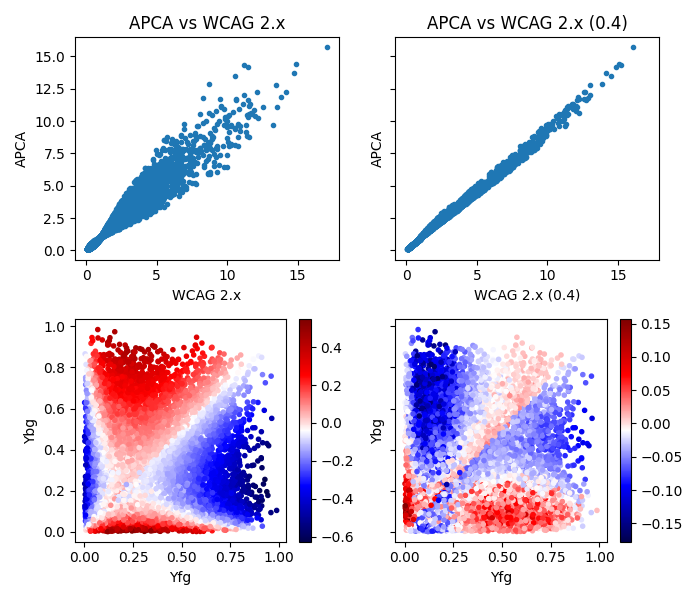

Write the Python code that produced this figure.
import math

from matplotlib import pyplot as plt
import numpy as np


def wcag_y(color):
	c = color / 255
	c = np.where(c < 0.04045, c / 12.92, ((c + 0.055) / 1.055) ** 2.4)
	return 0.2126 * c[:, 0] + 0.7152 * c[:, 1] + 0.0722 * c[:, 2]


def wcag_contrast(yfg, ybg, ambient=0.05):
	c = (ybg + ambient) / (yfg + ambient)

	y0 = ambient
	y1 = 1 + ambient
	return c ** math.log(21, y1 / y0)


def apca_y(color):
	c = color / 255
	c **= 2.4
	y = 0.2126729 * c[:, 0] + 0.7151522 * c[:, 1] + 0.0721750 * c[:, 2]
	y += np.where(y < 0.022, 0.022 - y, 0) ** 1.414
	return y


def apca_contrast(yfg, ybg):
	_yfg = yfg ** np.where(ybg > yfg, 0.57, 0.62)
	_ybg = ybg ** np.where(ybg > yfg, 0.56, 0.65)
	c = _ybg - _yfg
	c = np.exp(c)

	y0 = math.exp((0.022 ** 1.414) ** 0.6)
	y1 = math.exp(1)
	return c ** math.log(21, y1 / y0)


if __name__ == '__main__':
	fig, axes = plt.subplots(2, 2, sharex='row', sharey='row', figsize=(6, 6))

	options = {
		'marker': '.',
		'cmap': 'seismic',
	}

	size = 10_000
	fg = np.random.randint(0, 256, size=(size, 3))
	bg = np.random.randint(0, 256, size=(size, 3))

	apca_yfg = apca_y(fg)
	apca_ybg = apca_y(bg)
	apca = apca_contrast(apca_yfg, apca_ybg)

	wcag_yfg = wcag_y(fg)
	wcag_ybg = wcag_y(bg)
	wcag = wcag_contrast(wcag_yfg, wcag_ybg)
	wcag4 = wcag_contrast(wcag_yfg, wcag_ybg, 0.4)

	axes[0][0].set_title('APCA vs WCAG 2.x')

	axes[0][0].scatter(wcag, apca, **options)
	axes[0][0].set_xlabel('WCAG 2.x')
	axes[0][0].set_ylabel('APCA')

	axes[1][0].scatter(wcag_yfg, wcag_ybg, c=np.log(apca / wcag), **options)
	axes[1][0].set_xlabel('Yfg')
	axes[1][0].set_ylabel('Ybg')

	axes[0][1].set_title('APCA vs WCAG 2.x (0.4)')

	axes[0][1].scatter(wcag4, apca, **options)
	axes[0][1].set_xlabel('WCAG 2.x (0.4)')
	axes[0][1].set_ylabel('APCA')

	axes[1][1].scatter(wcag_yfg, wcag_ybg, c=np.log(apca / wcag4), **options)
	axes[1][1].set_xlabel('Yfg')
	axes[1][1].set_ylabel('Ybg')

	plt.tight_layout()
	plt.savefig('contrast_comparison.png')
